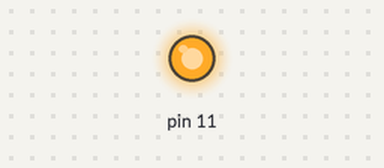
Bench run of a program on a simulated Raspberry Pi (wiringPi pin numbers). On the bench: output pins drawn as LEDs (lit = HIGH). Pin numbers are wiringPi numbers.

Above: at 1.0 s.
At 3.0 s:
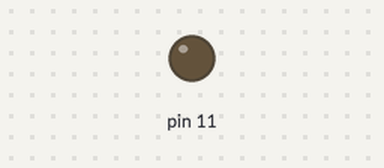
Timing chart, 0 to 5.2 s (numbered marks = the images above):
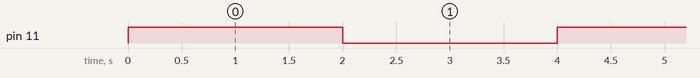

The program:

WiringPi2Example.py
```python
#!/usr/bin/python

import time
import wiringpi2

wiringpi2.wiringPiSetup()
wiringpi2.wiringPiSetupSys()
wiringpi2.wiringPiSetupGpio()

#setup

wiringpi2.pinMode(11,1) # turn 11 into an output

#loop

while 1 :
    wiringpi2.digitalWrite(11,1)
    time.sleep(2)
    wiringpi2.digitalWrite(11,0)
    time.sleep(2)
```

Measured:
- by itself, pin 11: alternates HIGH for 2.0 s and LOW for 2.0 s
